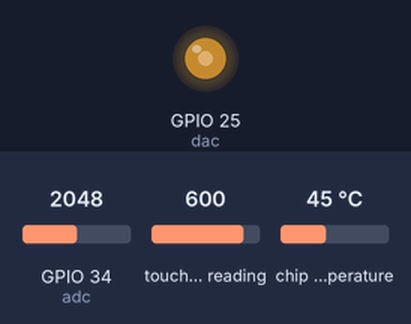
Bench run of a program on a simulated ESP32 board running MicroPython. Shown: output pins drawn as LEDs (lit = HIGH). Inputs (shaded band) come from the test bench; at power-on: GPIO 34 (adc) = 2048, touch-pad reading 600, chip temperature 45 °C (analog values on the 0–4095 scale). What the program prints to the serial console is not drawn. At 0.0 s the program stops and its outputs stay as they are.

Above: at 0.1 s.
Timing chart, 0 to 1.5 s (numbered marks = the images above):
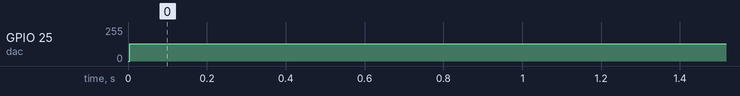

The program:

ficha_placa.py
```python
# Comprueba en la placa real los datos de la ficha tecnica del README.
# Se corre desde Thonny (F5) con MicroPython instalado; no necesita nada
# conectado a los pines. Todo lo que imprime lo lee el propio chip.

import esp
import esp32
import gc
import machine
import os
import time
import binascii
from machine import ADC, DAC, Pin

print("== Chip y firmware")
# os.uname() dice que firmware corre y para que chip se compilo.
info = os.uname()
print("Firmware:", info.release, "| maquina:", info.machine)
# La frecuencia de la CPU es configurable (80, 160 o 240 MHz); MicroPython
# arranca en 160 MHz y aqui se sube a 240 para confirmar el maximo de la ficha.
print("CPU a", machine.freq() // 1000000, "MHz")
machine.freq(240000000)
print("CPU subida a", machine.freq() // 1000000, "MHz")
# El identificador unico sale de la MAC grabada de fabrica.
print("ID unico:", binascii.hexlify(machine.unique_id()).decode())

print("== Memoria")
# La flash externa (4 MB en el WROOM-32) guarda el firmware y los archivos.
print("Flash:", esp.flash_size() // (1024 * 1024), "MB")
# De los 520 KB de SRAM, el sistema y el Wi-Fi reservan una parte y el
# interprete otra: lo que queda libre para el programa es bastante menos.
gc.collect()
print("RAM libre para Python:", gc.mem_free() // 1024, "KB")
fs = os.statvfs("/")
print("Sistema de archivos:", fs[0] * fs[3] // 1024, "KB libres de", fs[0] * fs[2] // 1024, "KB")

print("== Sensores internos")
try:
    # Temperatura interna en grados Fahrenheit y poco precisa: sirve para ver
    # tendencias (si el chip se calienta), no como termometro.
    f = esp32.raw_temperature()
    print("Temperatura interna: %d F (~%.0f C)" % (f, (f - 32) / 1.8))
except AttributeError:
    print("Este firmware no expone raw_temperature()")

print("== ADC (12 bits) y DAC (8 bits)")
# GPIO34 es solo entrada y pertenece al ADC1 (el que funciona con Wi-Fi).
# ATTN_11DB amplia el rango de medida hasta ~3,3 V; sin atenuacion llegaria
# solo a ~1,1 V. Suelto, el pin "flota" y da valores al azar: normal.
adc = ADC(Pin(34))
adc.atten(ADC.ATTN_11DB)
print("ADC GPIO34 (0-4095):", [adc.read() for _ in range(5)])
# GPIO25 es uno de los dos DAC: 0-255 -> 0-3,3 V. Si se une con un cable
# GPIO25 a GPIO34, el ADC deberia leer cerca de 128/255*4095 ~ 2000.
dac = DAC(Pin(25))
dac.write(128)
time.sleep_ms(10)
print("DAC GPIO25 en 128 -> ADC GPIO34 lee:", adc.read(), "(cerca de 2000 solo si estan unidos)")

print("== Tactil")
# GPIO4 es el canal tactil T0: al tocarlo con el dedo el valor BAJA.
tactil = machine.TouchPad(Pin(4))
print("Tactil GPIO4 (tocar el pin y volver a correr):", tactil.read())
```

Measured:
- by itself, GPIO 25 (dac): 0/255 → 128/255 at 0.00 s
